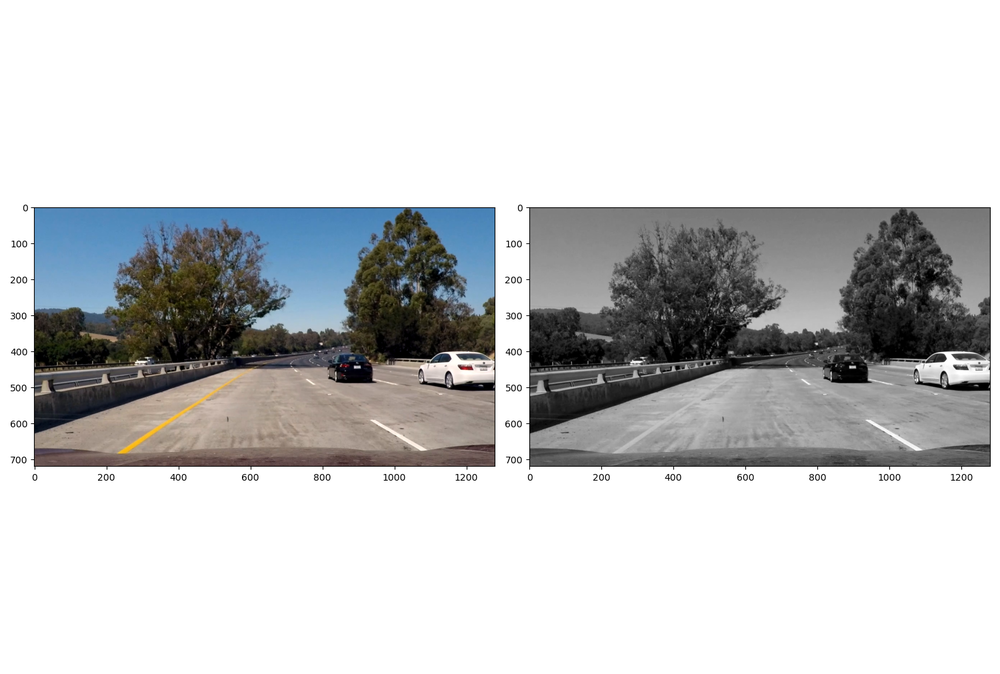
#> input picture writeup_images/gs_failure.png, 1000 x 674 px, shrunk from 1500 x 1011 before the run
$ python -i test_helper.py   (imports and definitions only)
#> lines starting #> are read from the running program, lines starting #| are printed output that depends on the picture; after the words box and inside, x2 and y2 are one past the last pixel; in counts of white or black regions, pixels touching at a corner belong together
import math
import cv2
import numpy as np
import matplotlib.pyplot as plt
import matplotlib.image as mpimg

def grayscale(img):
    """Applies the Grayscale transform
    This will return an image with only one color channel
    but NOTE: to see the returned image as grayscale
    (assuming your grayscaled image is called 'gray')
    you should call plt.imshow(gray, cmap='gray')"""
    return cv2.cvtColor(img, cv2.COLOR_RGB2GRAY)
    # Or use BGR2GRAY if you read an image with cv2.imread()
    # return cv2.cvtColor(img, cv2.COLOR_BGR2GRAY)


def canny(img, low_threshold, high_threshold):
    """Applies the Canny transform"""
    return cv2.Canny(img, low_threshold, high_threshold)


def gaussian_blur(img, kernel_size):
    """Applies a Gaussian Noise kernel"""
    return cv2.GaussianBlur(img, (kernel_size, kernel_size), 0)


def region_of_interest(img, vertices):
    """
    Applies an image mask.

    Only keeps the region of the image defined by the polygon
    formed from `vertices`. The rest of the image is set to black.
    `vertices` should be a numpy array of integer points.
    """
    #defining a blank mask to start with
    mask = np.zeros_like(img)

    #defining a 3 channel or 1 channel color to fill the mask with depending on the input image
    if len(img.shape) > 2:
        channel_count = img.shape[2]  # i.e. 3 or 4 depending on your image
        ignore_mask_color = (255,) * channel_count
    else:
        ignore_mask_color = 255

    #filling pixels inside the polygon defined by "vertices" with the fill color
    cv2.fillPoly(mask, vertices, ignore_mask_color)

    #returning the image only where mask pixels are nonzero
    masked_image = cv2.bitwise_and(img, mask)
    return masked_image


#----------------------------------------------------

# [23 lines left out: functions draw_lines_orig, hough_lines_orig, not called in this run]


#----------------------------------------------------

def draw_lines(img, lines, color=[255, 0, 0], thickness=2):
    """Separate line segments by their slope ((y2-y1)/(x2-x1)).
    Use the slope-intercept form to extrapolate the line.

    This function draws `lines` with `color` and `thickness`.
    Lines are drawn on the image inplace (mutates the image).

    It may happen that only left-lane or right-lane is drawn depending on
    detection.
    """

    left_lane, right_lane = seggregate_and_average_lane_lines(lines)

    extrapolated_lines = []

    if left_lane.size != 1: # Make sure left_lane is not 'nan'
        left_line = extrapolate_lines(img.shape, left_lane)
        extrapolated_lines.append([left_line])

    if right_lane.size != 1:  # Make sure left_lane is not 'nan'
        right_line = extrapolate_lines(img.shape, right_lane)
        extrapolated_lines.append([right_line])

    for line in extrapolated_lines:
        for x1,y1,x2,y2 in line:
            cv2.line(img, (x1, y1), (x2, y2), color, thickness)


def hough_lines(img, rho, theta, threshold, min_line_len, max_line_gap):
    """
    `img` should be the output of a Canny transform.

    Returns an image with hough lines drawn alongwith the lines array.
    """
    lines = cv2.HoughLinesP(img, rho, theta, threshold, np.array([]), minLineLength=min_line_len, maxLineGap=max_line_gap)
    line_img = np.zeros((img.shape[0], img.shape[1], 3), dtype=np.uint8)

    draw_lines(line_img, lines, thickness=6)
    return line_img


def weighted_img(img, initial_img, α=0.8, β=1., γ=0.):
    """
    `img` is the output of the hough_lines(), An image with lines drawn on it.
    Should be a blank image (all black) with lines drawn on it.

    `initial_img` should be the image before any processing.

    The result image is computed as follows:

    initial_img * α + img * β + γ
    NOTE: initial_img and img must be the same shape!
    """
    return cv2.addWeighted(initial_img, α, img, β, γ)


def seggregate_and_average_lane_lines(lines):
    """
    Separate line segments by their slope ((y2-y1)/(x2-x1)).
    Slope < 0 => left-lane
    Slope > 0 => left-lane

    Return the Average for left and right lane
    """
    left_lane = []
    right_lane = []

    for line in lines:
        for x1,y1,x2,y2 in line:
            # Fit the coordinates into degree 1 polynomial for getting slope and intercept
            slope, intercept = np.polyfit((x1, x2), (y1, y2), 1)

            # Only lines within a certain slope qualify as lane-lines
            if slope < -0.5 and slope > -0.9:
                left_lane.append((slope, intercept))
            if slope < 0.9 and slope > 0.5:
                right_lane.append((slope, intercept))

    return np.average(left_lane, axis = 0), np.average(right_lane, axis = 0)


def extrapolate_lines(image_shape, line):
    """Use slope-intercept form for extrapolating the line.

    We draw from bottom of the image to 3/5th of the image height (the same
    height we chose for region of interest).

    Output of this function is the set of two coordinate points indicating the
    end-points of the extrapolated-line to be drawn.

    """
    slope, intercept = line
    y1 = image_shape[0]
    y2 = int(y1 * (3 / 5))
    x1 = int((y1 - intercept) / slope)
    x2 = int((y2 - intercept) / slope)
    return np.array([x1, y1, x2, y2])


# [29 lines left out: function display_imgs, not called in this run]


def to_hls(img):
    return cv2.cvtColor(img, cv2.COLOR_RGB2HLS)
#> returned value: shape (674, 1000, 3); mean of channels 0, 1, 2 9.7, 201.8, 11.6


def process_image(image):
    """Process a colored image to detect the lane markings

    Input: Color (RGB) Image
    Output: Input image overlaid with lane markings
    """

    # Step 1: Image Pre-processing to highlight lane markings

    # Convert to grayscale
    gsimg = grayscale(image)

    # Convert to HLS, isolate Yellow and White Color
    hlsimg = to_hls(image)
    white_mask = cv2.inRange(hlsimg,
                             np.array([0, 200, 0], dtype=np.uint8),
                             np.array([200, 255, 255], dtype=np.uint8))
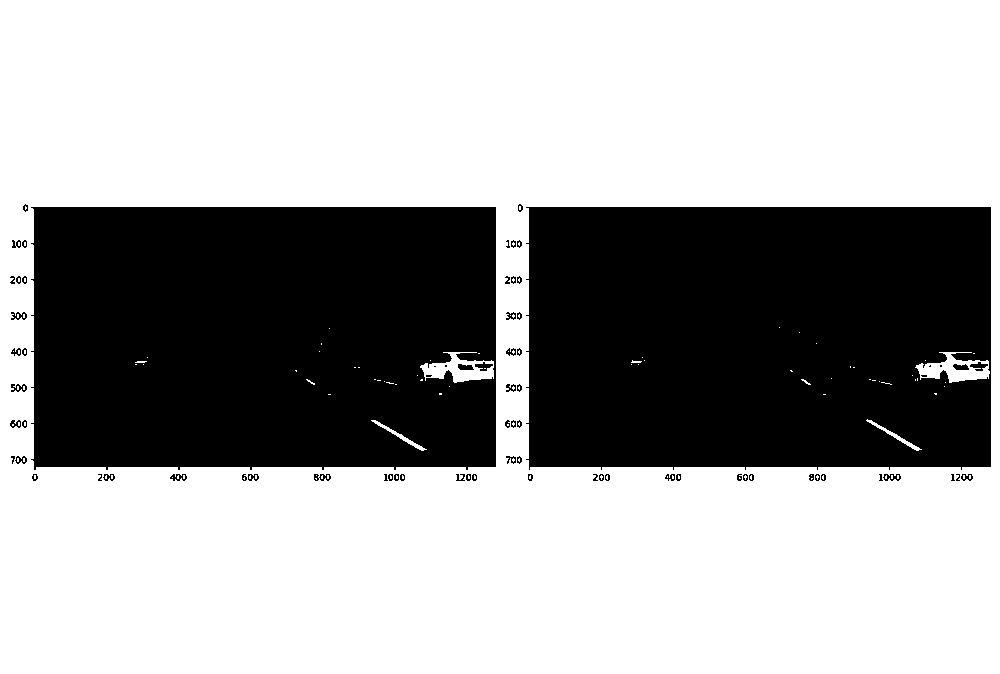
#> white_mask: shape (674, 1000); 64.5% white; 75 black regions (13 under 20 px), largest, box (x1, y1, x2, y2) and area: (31, 207, 496, 470) 118576, (526, 207, 991, 470) 118543, (970, 362, 988, 371) 85
    yellow_mask = cv2.inRange(hlsimg,
                              np.array([10, 0, 100], dtype=np.uint8),
                              np.array([40, 255, 255], dtype=np.uint8))
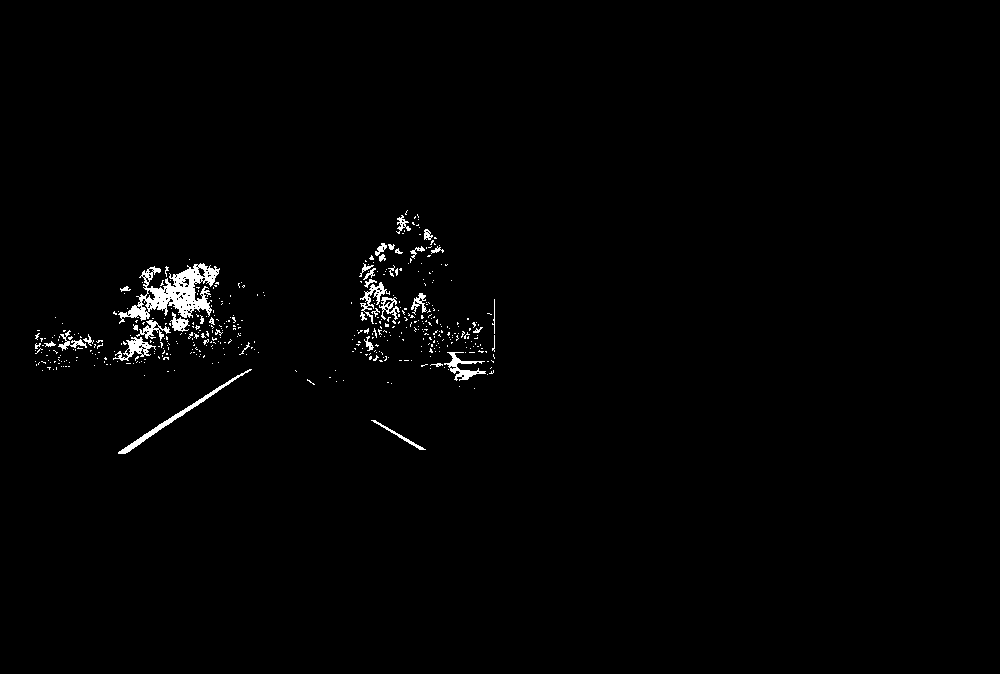
#> yellow_mask: shape (674, 1000); 1.1% white; 464 white regions (424 under 20 px), largest, box (x1, y1, x2, y2) and area: (118, 263, 220, 324) 2389, (118, 369, 252, 454) 641, (444, 352, 486, 381) 399
    yw_mask = cv2.bitwise_or(white_mask, yellow_mask)
#> yw_mask: shape (674, 1000); 65.5% white; 141 black regions (77 under 20 px), largest, box (x1, y1, x2, y2) and area: (526, 207, 991, 470) 118543, (31, 207, 496, 470) 111316, (970, 362, 988, 371) 85

    # Use the yellow-white mask to highlight the lane markings
    yw_masked_image = cv2.bitwise_and(gsimg, gsimg, mask=yw_mask)

    # Remove the noise in the image with a 5x5 Gaussian filter
    blurred_img = gaussian_blur(yw_masked_image, 5)

    # Step 2: Apply Canny Edge Detection
    cimg = canny(blurred_img, 50, 150)

    # Mask everything except the region of interest
    # As the markings are always in front, we only need to look at specific area in image.
    rows = image.shape[0]
    cols = image.shape[1]
    left_bottom = [cols * 0.1, rows]
    right_bottom = [cols * 0.95, rows]
    left_top = [cols * 0.4, rows * 0.6]
    right_top = [cols * 0.6, rows * 0.6]

    vertices = np.array([[left_bottom, left_top, right_top, right_bottom]], dtype=np.int32)
    roi_image = region_of_interest(cimg, vertices)
#> in region_of_interest, `cv2.fillPoly(mask, vertices, ignore_mask_color)`:
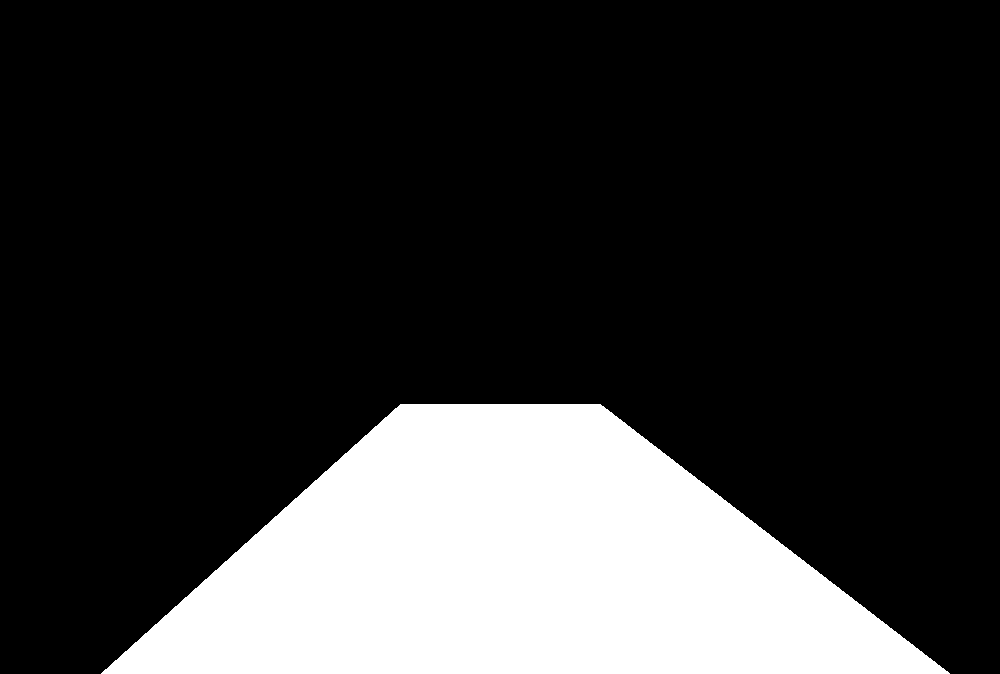
#> mask: shape (674, 1000); 21% white; 1 white region, box (x1, y1, x2, y2) and area: (101, 404, 950, 674) 141805
#> in region_of_interest, `masked_image = cv2.bitwise_and(img, mask)`:
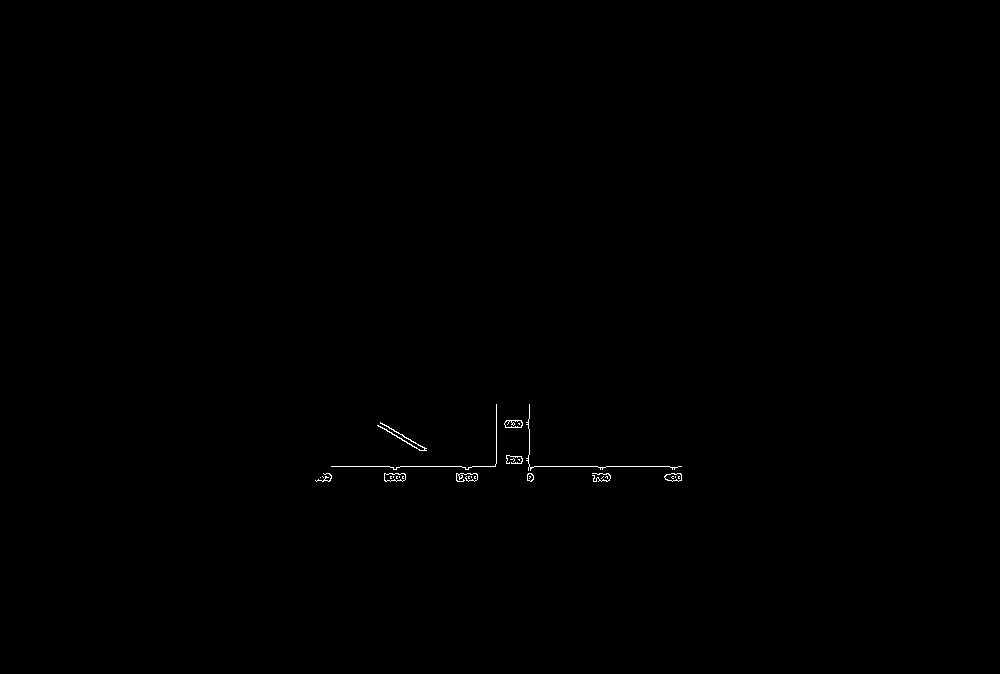
#> masked_image: shape (674, 1000); 0.17% white in thin lines or dots, all inside (x1, y1, x2, y2) = (315, 404, 682, 482)

    # Step 3: Apply Hough Transform to extract line coordinates, and
    # extrapolate them to draw lane markings

    rho = 2 # distance resolution in pixels of the Hough grid
    theta = np.pi/180 # angular resolution in radians of the Hough grid
    threshold = 15     # minimum number of votes (intersections in Hough grid cell)
    min_line_len = 20  # minimum number of pixels making up a line
    max_line_gap = 20    # maximum gap in pixels between connectable line segments

    line_img = hough_lines(roi_image, rho, theta, threshold, min_line_len, max_line_gap)
#> in hough_lines, `lines = cv2.HoughLinesP(img, rho, theta, threshold, np.array([]), minL..`: lines = 31 rows, first 6: [331, 466, 495, 466], [384, 480, 404, 480], [456, 477, 477, 477], [567, 466, 623, 466], [496, 404, 496, 452], [456, 479, 477, 479]
#> the loop in seggregate_and_average_lane_lines, `for line in lines:` made 31 passes
#> after the loop in seggregate_and_average_lane_lines, `for line in lines:`: left_lane = []; right_lane = [(0.568, 210.8)]
#> in draw_lines, `left_lane, right_lane = seggregate_and_average_lane_lines(lines)`: left_lane = nan; right_lane = [0.568, 210.8]
#> in extrapolate_lines, `slope, intercept = line`: slope = 0.568; intercept = 210.8
#> in extrapolate_lines, `x1 = int((y1 - intercept) / slope)`: x1 = 815
#> in extrapolate_lines, `x2 = int((y2 - intercept) / slope)`: x2 = 340
#> in draw_lines, `right_line = extrapolate_lines(img.shape, right_lane)`: right_line = [815, 674, 340, 404]
#> the loop in draw_lines, `for line in extrapolated_lines:` made 1 pass

    # Merge the original image with the lane-marking image
    annotated_image = weighted_img(line_img, image, α=0.7, β=1., γ=0.)
#> in weighted_img, `return cv2.addWeighted(initial_img, α, img, β, γ)`:
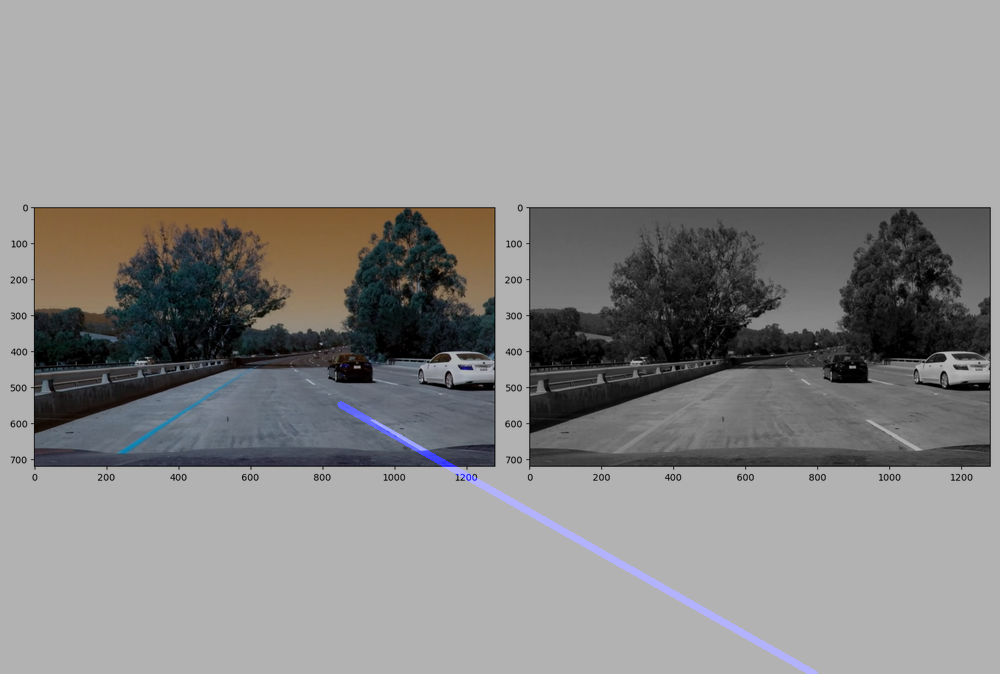
#> returned value: shape (674, 1000, 3); mean of channels 0, 1, 2 140.8, 141, 141.5; drawn as B, G, R

    return annotated_image

>>> import cv2
>>> picture = cv2.cvtColor(cv2.imread('writeup_images/gs_failure.png'), cv2.COLOR_BGR2RGB)
>>> result = process_image(picture)

$ run again, on writeup_images/pipeline_summary.png
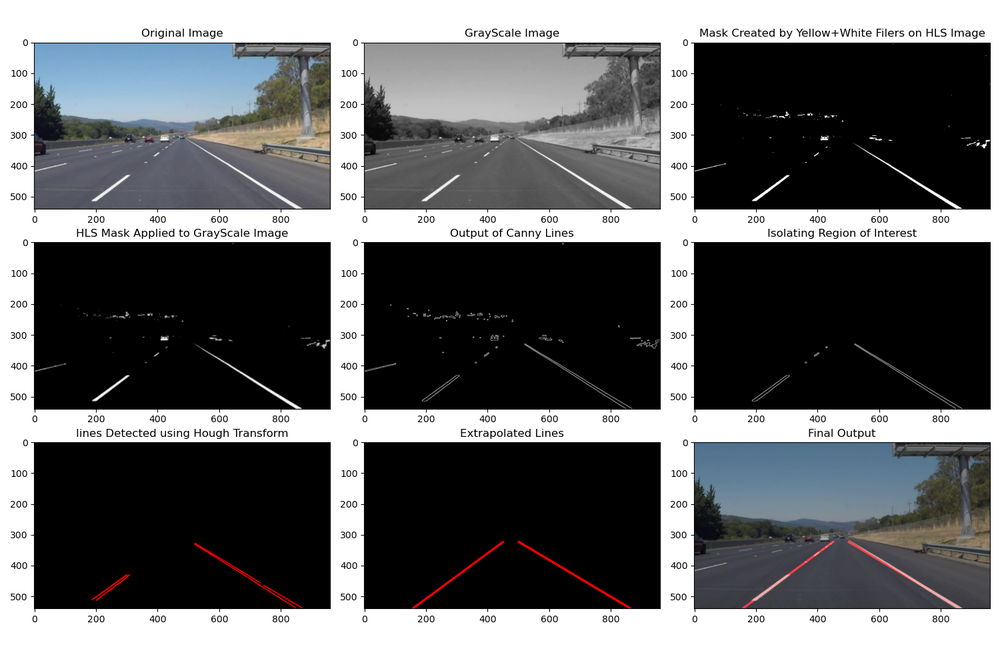
#> input picture writeup_images/pipeline_summary.png, 1000 x 651 px, shrunk from 1500 x 976 before the run
#> in process_image, `white_mask = cv2.inRange(hlsimg, np.array([0, 200, 0], dtype=np.uint8)..`:
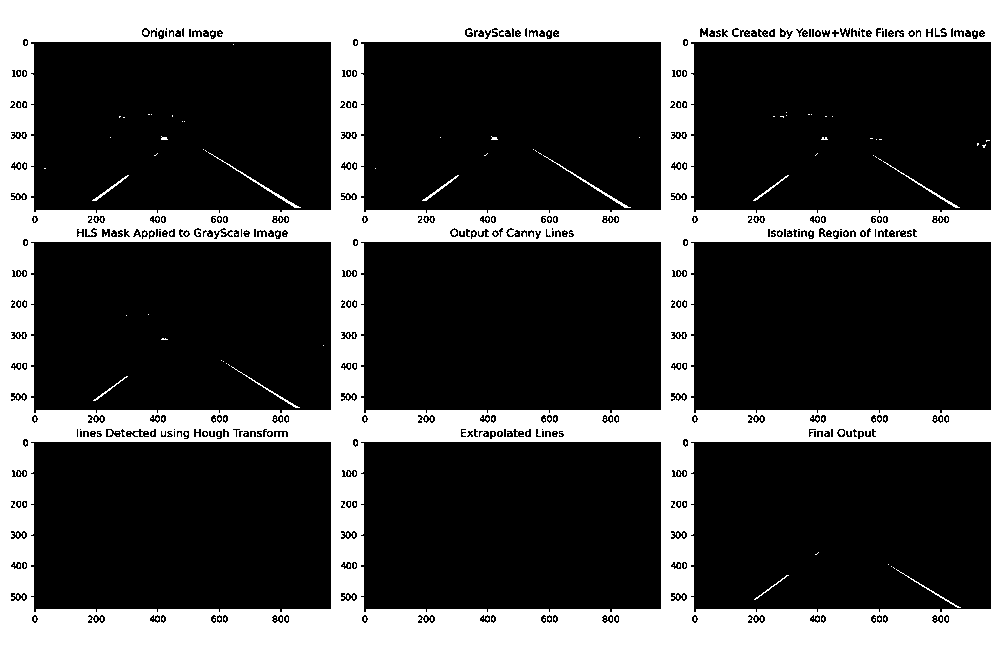
#> white_mask: shape (651, 1000); 29.6% white; 377 white regions (362 under 20 px), largest, box (x1, y1, x2, y2) and area: (0, 0, 1000, 651) 189506, (208, 152, 301, 208) 204, (543, 155, 631, 208) 193
#> yellow_mask: shape (651, 1000); 0.01% white in thin lines or dots, all inside (x1, y1, x2, y2) = (33, 43, 990, 532)
#> mask: shape (651, 1000); 21.1% white; 1 white region, box (x1, y1, x2, y2) and area: (101, 390, 950, 651) 137089
#> masked_image: shape (651, 1000); 0.63% white in thin lines or dots, all inside (x1, y1, x2, y2) = (148, 409, 895, 624)
#> lines = 29 rows, first 6: [693, 609, 894, 609], [352, 442, 660, 442], [377, 410, 627, 410], [693, 622, 693, 459], [179, 609, 235, 609], [439, 609, 495, 609]
#> the loop in seggregate_and_average_lane_lines, `for line in lines:` made 29 passes
#> after the loop in seggregate_and_average_lane_lines, `for line in lines:`: left_lane = [(-0.742, 1160.6), (-0.806, 1207.1), (-0.687, 1115.1)]; right_lane = [(0.714, 259.2), (0.797, 263.7)]
#> in draw_lines, `left_lane, right_lane = seggregate_and_average_lane_lines(lines)`: left_lane = [-0.745, 1160.9]; right_lane = [0.756, 261.5]
#> slope = -0.745; intercept = 1160.9
#> x1 = 684
#> x2 = 1034
#> left_line = [684, 651, 1034, 390]
#> right_line = [515, 651, 170, 390]
#> the loop in draw_lines, `for line in extrapolated_lines:` made 2 passes
#> in weighted_img, `return cv2.addWeighted(initial_img, α, img, β, γ)`:
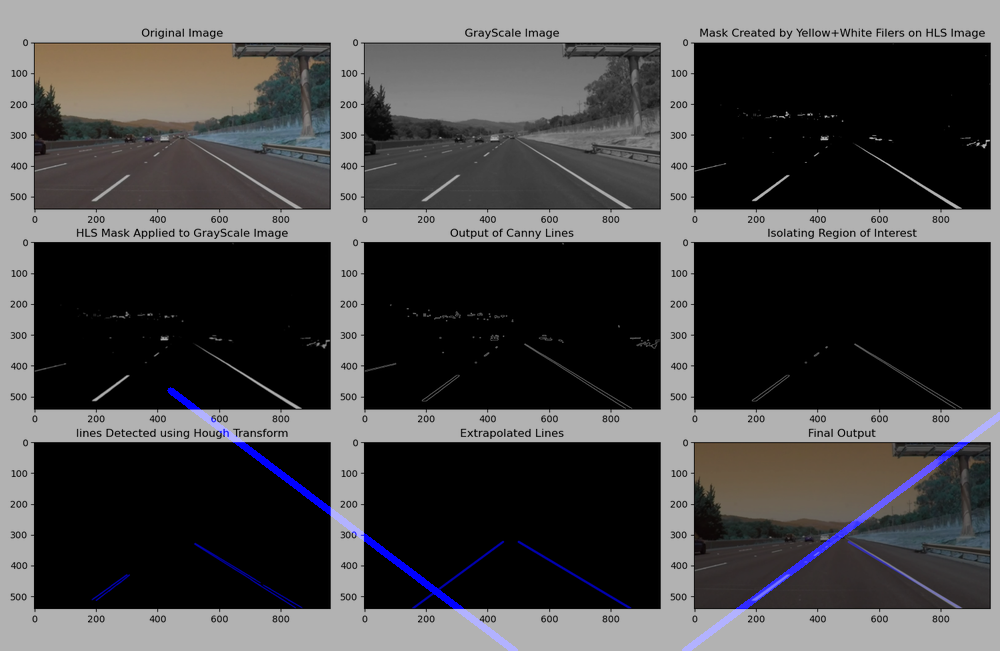
#> returned value: shape (651, 1000, 3); mean of channels 0, 1, 2 73, 72.2, 73.2; drawn as B, G, R
